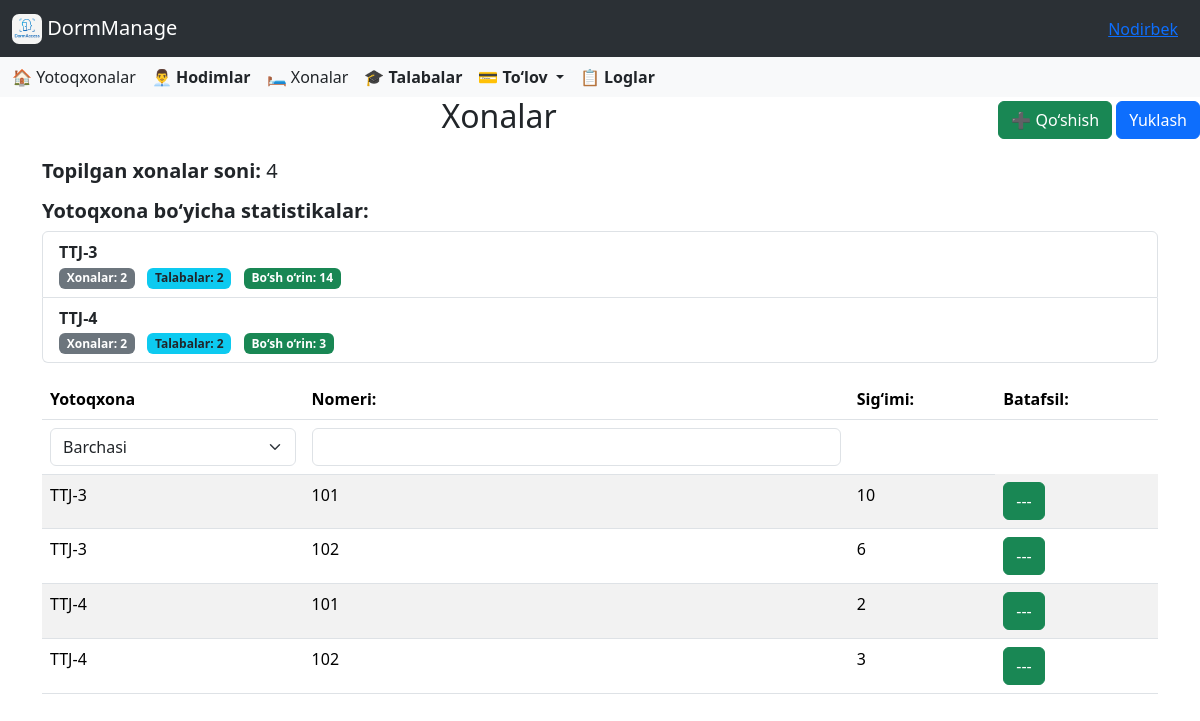
Page /dormitory/rooms/ (signed in) on the committed database.
### accounts/models.py (models this page shows, shortened)
class CustomUser(AbstractUser):
    id = AutoIncrementField(start_from=1)
    ROLE_CHOICES = [
        ('director', 'Direktor'),
        ('employee', 'Xodim'),
    ]
    role = models.CharField(
        max_length=10,
        choices=ROLE_CHOICES,
        default='other',
        verbose_name='Lavozim'
    )
    work_start = models.TimeField(
        verbose_name='Ish boshlanish vaqti',
        null=True,
        blank=True
    )
    work_end = models.TimeField(
        verbose_name='Ish tugash vaqti',
        null=True,
        blank=True
    )
    phone_number = models.CharField(
        max_length=20,
        blank=True,
        verbose_name='Telefon raqami'
    )
    hire_date = models.CharField(
        max_length=10,
        null=True,
        blank=True,
        verbose_name='Ishga qabul qilingan sana'
    )
    photo = models.ImageField(
        upload_to=staff_photo_upload_path,
        blank=False,
        null=False,
        verbose_name='Hodim surati'
    )
    salary = models.PositiveIntegerField(
        verbose_name='Maosh',
        null=True,
        blank=True,
        help_text="Hodimning maoshi (so'mda)"
    )
    is_in_dormitory = models.BooleanField(default=False)

### dormitory/models.py (models this page shows, shortened)
class Dormitory(models.Model):
    director = models.ForeignKey(Director, on_delete=models.CASCADE, related_name='dormitories')
    name = models.CharField(max_length=300, blank=False)
    address = models.CharField(max_length=300, blank=False)
    monthly_payment = models.PositiveIntegerField(default=0, verbose_name="Oylik to‘lov miqdori (so'm)")
    default_monthly_payment = models.PositiveIntegerField(
        default=1,
        help_text="Shartnomaga asosan boshlang‘ich oylik to‘lov (so‘mda)"
    )
    last_update_time = models.DateTimeField(blank=True, null=True)

class Room(models.Model):
    dormitory = models.ForeignKey(Dormitory, on_delete=models.CASCADE, related_name='rooms')
    number = models.CharField(max_length=5)
    size = models.PositiveSmallIntegerField()

### dormitory/views.py (the view, shortened to what this page needs)
# urls.py: path('rooms/', RoomListView.as_view(), name='rooms'),
class RoomListView(ListView):
    model = Room
    template_name = 'dormitory/rooms.html'
    context_object_name = 'object_list'
    paginate_by = 20
    def get_queryset(self):
        queryset = super().get_queryset()
        user = self.request.user
        if hasattr(user, 'director'):
            queryset = queryset.filter(dormitory__director=user.director)
        elif hasattr(user, 'employee'):
            queryset = queryset.filter(dormitory=user.employee.dormitory)
        else:
            return Room.objects.none()
        dormitory = self.request.GET.get('dormitory', '').strip()
        number = self.request.GET.get('number', '').strip()
        if dormitory:
            queryset = queryset.filter(dormitory__name__icontains=dormitory)
        if number:
            queryset = queryset.filter(number__icontains=number)
        return queryset.order_by('dormitory__name', 'number')
    def get(self, request, *args, **kwargs):
        if request.GET.get("export") == "excel":
            return self.export_to_excel(self.get_queryset())
        return super().get(request, *args, **kwargs)
    def get_context_data(self, **kwargs):
        context = super().get_context_data(**kwargs)
        user = self.request.user
        if hasattr(user, 'director'):
            dormitories = Dormitory.objects.filter(director=user.director).prefetch_related('rooms')
        elif hasattr(user, 'employee'):
            dormitories = Dormitory.objects.filter(id=user.employee.dormitory_id).prefetch_related('rooms')
        else:
            dormitories = Dormitory.objects.none()
        context["total_count"] = self.get_queryset().count()
        context["dormitories"] = dormitories
        dormitory_stats = []
        for dorm in dormitories:
            rooms = dorm.rooms.all().annotate(occupied_count=Count('students'))
            total_rooms = rooms.count()
            total_students = sum(room.occupied_count for room in rooms)
            total_capacity = sum(room.size for room in rooms)
            empty_slots = total_capacity - total_students
            dormitory_stats.append({
                'name': dorm.name,
                'room_count': total_rooms,
                'student_count': total_students,
                'empty_slots': empty_slots
            })
        context["dormitory_stats"] = dormitory_stats
        return context

### templates/dormitory/rooms.html (shortened to what this page needs)
{% extends "base.html" %}
{% block content %}
<div class="d-flex justify-content-between align-items-center mb-3">
    <h2 class="text-center flex-grow-1">Xonalar</h2>
    <div>
        <button class="btn btn-success" data-bs-toggle="modal" data-bs-target="#addRoomModal">➕ Qo‘shish</button>
        <button id="export-btn" class="btn btn-primary">Yuklash</button>
    </div>
</div>
<div class="container mt-3">
    <h5><strong>Topilgan xonalar soni:</strong> {{ total_count }}</h5>
    <h5 class="mt-3"><strong>Yotoqxona bo‘yicha statistikalar:</strong></h5>
    <ul class="list-group mb-3">
    {% for stat in dormitory_stats %}
    <li class="list-group-item">
        <strong>{{ stat.name }}</strong><br>
        <span class="badge bg-secondary text-white me-2">
            Xonalar: {{ stat.room_count }}
        </span>
        <span class="badge bg-info text-dark me-2">
            Talabalar: {{ stat.student_count }}
        </span>
        <span class="badge bg-success text-white">
            Bo‘sh o‘rin: {{ stat.empty_slots }}
        </span>
    </li>
    {% empty %}
    <li class="list-group-item">Statistik ma'lumot topilmadi.</li>
    {% endfor %}
</ul>
</div>
<div class="container mt-3">
    <form id="search-form" method="get">
        <table class="table table-striped">
            <thead>
                <tr>
                    {% if user.role == 'director' %}
                    <th>Yotoqxona</th>
                    {% endif %}
                    <th>Nomeri:</th>
                    <th>Sig‘imi:</th>
                    <th>Batafsil:</th>
                </tr>
                <tr>
                    {% if user.role == 'director' %}
                    <td>
                        <select name="dormitory" class="form-select search-select" onchange="this.form.submit()">
                            <option value="">Barchasi</option>
                        </select>
                    </td>
                    {% endif %}
                    <td>
  <input type="text" name="number" class="form-control search-input" value="{{ request.GET.number }}">
</td>
                    <td></td>
                </tr>
            </thead>
            <tbody>
                {% for room in object_list %}
                <tr>
                   {% if user.role == 'director' %}
                    <td>{{ room.dormitory.name }}</td>
                   {% endif %}
                    <td>{{ room.number }}</td>
                    <td>{{ room.size }}</td>
                    <td><a href="{% url 'room_detail' room.pk %}" class="btn btn-success">---</a></td>
                </tr>
                {% empty %}
                <tr>
                    <td colspan="{% if user.role == 'director' %} 4 {% else %} 3 {% endif %}" class="text-center">Xonalar topilmadi.</td>
                </tr>
                {% endfor %}
            </tbody>
        </table>
    </form>
</div>
{% endblock %}

### templates/base.html (shortened to what this page needs)
<!DOCTYPE html>
<html lang="en">
<head>
    <link href="https://cdn.jsdelivr.net/npm/bootstrap@5.3.5/dist/css/bootstrap.min.css" rel="stylesheet">
    <link rel="stylesheet" href="https://cdnjs.cloudflare.com/ajax/libs/font-awesome/6.0.0/css/all.min.css">
    <link rel="stylesheet" href="https://cdn.jsdelivr.net/npm/bootstrap-icons@1.10.5/font/bootstrap-icons.css">
    <link href="https://cdn.jsdelivr.net/npm/select2@4.1.0-rc.0/dist/css/select2.min.css" rel="stylesheet" />
</head>
<body>
<nav class="navbar bg-body-tertiary" data-bs-theme="dark">
  <div class="container-fluid">
    <a class="navbar-brand" href="{% url 'dashboard' %}">
      <img src="/media/images/icon.png" alt="Logo" style="width:30px; height:30px; border-radius:7px" class="d-inline-block align-text-top">
      DormManage
    </a>
    <div class="ms-auto" style="margin: 0 10px;">
      <a href="#" class="text-primary text-decoration-underline" data-bs-toggle="modal" data-bs-target="#userInfoModal">
        {{ user.first_name }}
      </a>
    </div>
  </div>
</nav>
<nav class="navbar bg-body-tertiary">
  <div class="container-fluid">
    <div class="d-none d-lg-flex gap-3 align-items-center">
  {% if user.role == 'director' %}
  <a class="nav-link" href="{% url 'dormitories' %}">🏠 Yotoqxonalar</a>
  <a class="nav-link" href="{% url 'employees' %}"><strong>👨‍💼 Hodimlar</strong></a>
  {% endif %}
  <a class="nav-link" href="{% url 'rooms' %}">🛏️ Xonalar</a>
  <a class="nav-link" href="{% url 'students' %}"><strong>🎓 Talabalar</strong></a>
  <div class="nav-item dropdown">
    <a class="nav-link dropdown-toggle" href="#" role="button" data-bs-toggle="dropdown" aria-expanded="false">
      <strong>💳 To‘lov</strong>
    </a>
  </div>
  <a class="nav-link" href="{% url 'logs' %}"><strong>📋 Loglar</strong></a>
</div>
  </div>
</nav>
{% block content %}
{% endblock %}
</body>
</html>

### rows in the picture
CustomUser: first_name "Nodirbek"
Dormitory: name "TTJ-3"
Dormitory: name "TTJ-4"
Room: dormitory.name "TTJ-3", number "101", size "10"
Room: dormitory.name "TTJ-3", number "102", size "6"
Room: dormitory.name "TTJ-4", number "101", size "2"
Room: dormitory.name "TTJ-4", number "102", size "3"

### other values in the picture
{{ total_count }} "4"
{{ stat.room_count }} "2" "2"
{{ stat.student_count }} "2" "2"
{{ stat.empty_slots }} "14" "3"
